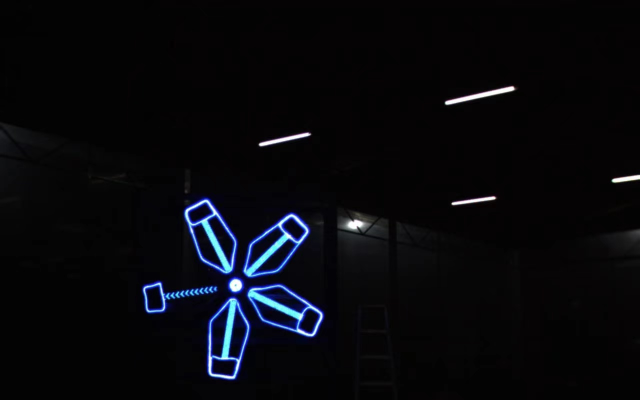
//> input picture opencv/练习/a1/4.jpg, 1280 x 800 px, given in place of the camera (shown at 1/2 size)
$ ./text5   (built with g++ and OpenCV 4)
//> lines starting //> are read from the running program, lines starting //| are printed output that depends on the picture; after the words box and inside, x2 and y2 are one past the last pixel; in counts of white or black regions, pixels touching at a corner belong together
//> further down, frame is the input picture: 800 rows x 1280 cols, CV_8UC3; mean B, G, R 12.6, 8.7, 8
#include<opencv4/opencv2/opencv.hpp>
using namespace cv;
using namespace std;

Mat src_blue,src_red,src_green,frame;

void blue(Mat frame)
{
    cvtColor(frame,src_blue,COLOR_BGR2HSV);
//> src_blue: 800 rows x 1280 cols, CV_8UC3; mean H, S, V 73.5, 55.7, 12.9
    inRange(src_blue,Scalar(90,70,70),Scalar(130,255,255),src_blue);
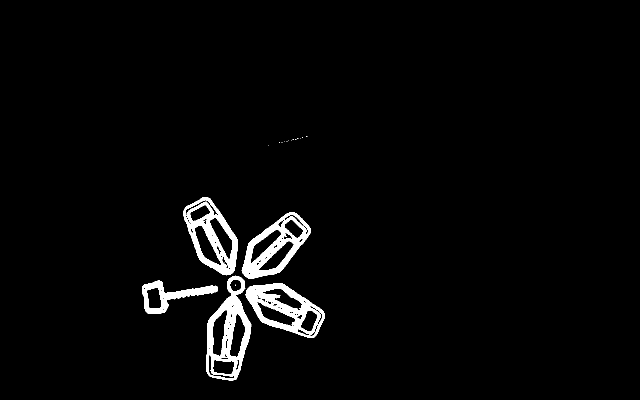
//> src_blue: 800 rows x 1280 cols, CV_8UC1 (shown at 1/2 size); 2.9% white; 21 white regions (16 under 20 px), largest, box (x1, y1, x2, y2) and area: (413, 551, 503, 761) 7290, (491, 566, 650, 676) 6788, (483, 424, 622, 558) 6579, (366, 394, 476, 551) 6259, (284, 561, 436, 628) 3158
    medianBlur(src_blue,src_blue,(3,3));
    Canny(src_blue,src_blue,0,100,3);
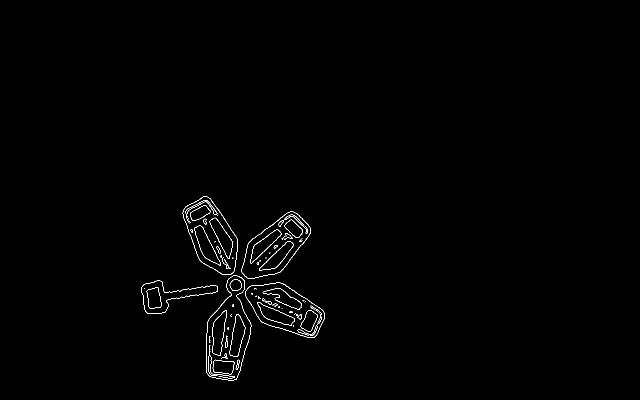
//> src_blue: 800 rows x 1280 cols, CV_8UC1 (shown at 1/2 size); 0.59% white in thin lines or dots, all inside (x1, y1, x2, y2) = (283, 393, 650, 761)
    vector<vector<Point>>contours;
    vector<Vec4i>hierarchy;
    findContours(src_blue,contours,hierarchy,RETR_TREE,CHAIN_APPROX_SIMPLE);
//> contours = 123 contours, 72 with area under 20; largest, box (x1, y1, x2, y2) and area: (412, 551, 503, 761) 12504, (412, 551, 503, 761) 12435, (490, 565, 650, 676) 10963, (490, 565, 650, 676) 10900, (365, 393, 476, 550) 10827
    int area;
    for (size_t i = 0; i < hierarchy.size(); i++)
	{
		approxPolyDP(Mat(contours[i]), contours[i], 5, true);
	    area = contourArea(contours[i]);//计算轮廓面积
	    if (area > 1500)
        {
		    Point2f rect[4];
			RotatedRect box1 = minAreaRect(Mat(contours[i]));//获取最小外接矩阵
			box1.points(rect);  //把最小外接矩形四个端点复制给rect数组
		    for (int j = 0; j < 4; j++)
		    {
			    line(frame, rect[j], rect[(j + 1) % 4], Scalar(0, 255, 0), 2, 8);
            }
        }
    }
//> this loop made 123 passes
//> (area, box1) on passes 1, 2, 40, 41, 45, 46, 70, 71, 97, 98: (10649, centre (568.1, 613.5), size (87.2, 163.5), angle -71.9), (10720, centre (568.7, 613.8), size (86.6, 165.7), angle -71.8), (3812, centre (355.2, 579.5), size (151.9, 63.9), angle -21.8), (3849, centre (354.4, 579.6), size (150.4, 63.5), angle -21.8), (11837, centre (456.7, 654.7), size (209.1, 86.3), angle -74.2), (11889, centre (456.7, 654.6), size (209.1, 86.5), angle -74.9), (10546, centre (548.9, 497.9), size (160.9, 84), angle -37.8), (10253, centre (548.8, 497.8), size (159.2, 82.2), angle -38.1), (10592, centre (423.5, 477.5), size (85.1, 160), angle -33.7), (10620, centre (422.3, 477), size (85.7, 160.6), angle -33.5)
//> area on passes 8, 9, 15, 16, 26, 27: 27, 29, 743, 727, 1347, 1086
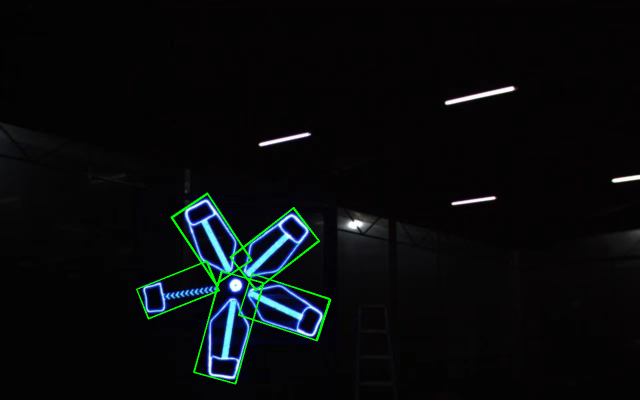
//> frame: 800 rows x 1280 cols, CV_8UC3 (shown at 1/2 size); 0.87% of pixels changed, all inside (x1, y1, x2, y2) = (272, 385, 663, 769)
//> after the loop, contours = 123 contours, 78 with area under 20; largest, box (x1, y1, x2, y2) and area: (413, 551, 503, 761) 11890, (413, 551, 503, 760) 11837, (491, 568, 649, 676) 10720, (491, 565, 650, 676) 10649, (368, 393, 476, 550) 10620
}

void red(Mat frame)
{
    cvtColor(frame,src_red,COLOR_BGR2HSV);
//> src_red: 800 rows x 1280 cols, CV_8UC3; mean H, S, V 73, 56.3, 14.6
    inRange(src_red,Scalar(0,43,46),Scalar(10,255,255),src_red);
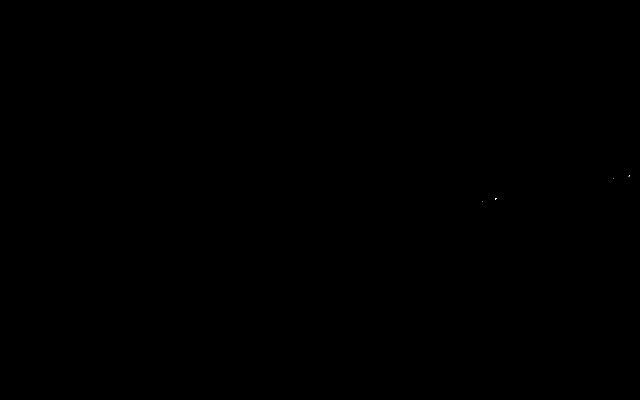
//> src_red: 800 rows x 1280 cols, CV_8UC1 (shown at 1/2 size); 0% white in thin lines or dots, all inside (x1, y1, x2, y2) = (965, 351, 1260, 404)
    medianBlur(src_red,src_red,(3,3));
//> src_red: 800 rows x 1280 cols, CV_8UC1; 0% white in thin lines or dots, all inside (x1, y1, x2, y2) = (991, 397, 993, 398)
    Canny(src_red,src_red,0,100,3);
//> src_red: 800 rows x 1280 cols, CV_8UC1; 0% white in thin lines or dots, all inside (x1, y1, x2, y2) = (990, 396, 993, 399)
    vector<vector<Point>>contours;
    vector<Vec4i>hierarchy;
    findContours(src_red,contours,hierarchy,RETR_TREE,CHAIN_APPROX_SIMPLE);
//> contours = 1 contour, all with area under 20
    int area;
    for (size_t i = 0; i < hierarchy.size(); i++)
	{
		approxPolyDP(Mat(contours[i]), contours[i], 5, true);
		area = contourArea(contours[i]);//计算轮廓面积
		if (area > 1500)
		{
			Point2f rect[4];
			RotatedRect box1 = minAreaRect(Mat(contours[i]));//获取最小外接矩阵
			box1.points(rect);  //把最小外接矩形四个端点复制给rect数组
			for (int j = 0; j < 4; j++)
			{
				line(frame, rect[j], rect[(j + 1) % 4], Scalar(0, 255, 0), 2, 8);
            }
        }
    }
//> this loop made 1 pass
//> area on pass 1: 0
}

void green(Mat frame)
{
    cvtColor(frame,src_green,COLOR_BGR2HSV);
    inRange(src_green,Scalar(35,43,46),Scalar(77,255,255),src_green);
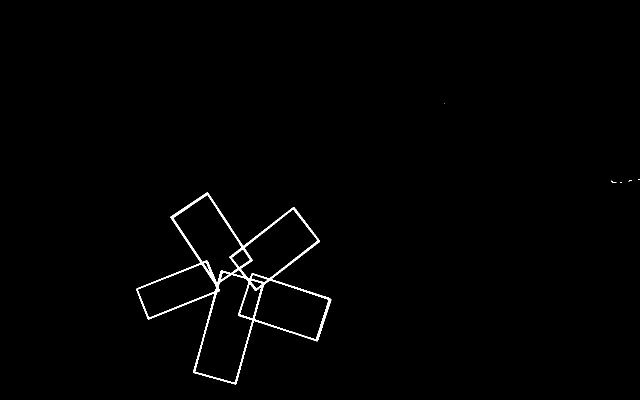
//> src_green: 800 rows x 1280 cols, CV_8UC1 (shown at 1/2 size); 0.88% white; 7 white regions (6 under 20 px), largest, box (x1, y1, x2, y2) and area: (272, 385, 663, 769) 8927
    medianBlur(src_green,src_green,(3,3));
//> src_green: 800 rows x 1280 cols, CV_8UC1; 0.88% white; 3 white regions (2 under 20 px), largest, box (x1, y1, x2, y2) and area: (272, 385, 663, 769) 8975
    Canny(src_green,src_green,0,100,3);
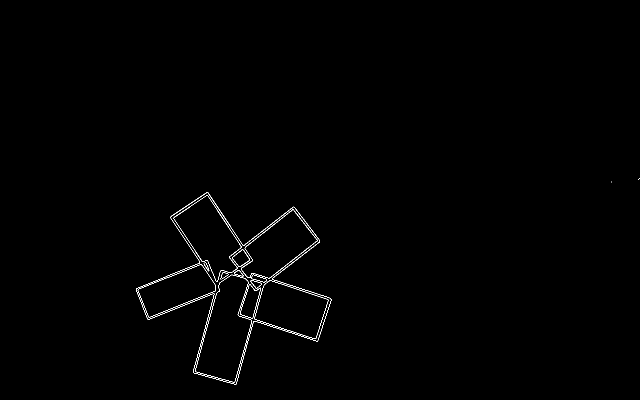
//> src_green: 800 rows x 1280 cols, CV_8UC1 (shown at 1/2 size); 0.47% white in thin lines or dots, all inside (x1, y1, x2, y2) = (272, 357, 1280, 769)
    vector<vector<Point>>contours;
    vector<Vec4i>hierarchy;
    findContours(src_green,contours,hierarchy,RETR_TREE,CHAIN_APPROX_SIMPLE);
//> contours = 29 contours, 5 with area under 20; largest, box (x1, y1, x2, y2) and area: (272, 384, 663, 769) 68239, (272, 384, 663, 769) 68002, (390, 549, 504, 765) 14681, (390, 549, 504, 765) 14666, (347, 390, 483, 564) 11329
    int area;
    for (size_t i = 0; i < hierarchy.size(); i++)
	{
		approxPolyDP(Mat(contours[i]), contours[i], 5, true);
		area = contourArea(contours[i]);//计算轮廓面积
		if (area > 1500)
		{
			Point2f rect[4];
			RotatedRect box1 = minAreaRect(Mat(contours[i]));//获取最小外接矩阵
			box1.points(rect);  //把最小外接矩形四个端点复制给rect数组
			for (int j = 0; j < 4; j++)
			{
				line(frame, rect[j], rect[(j + 1) % 4], Scalar(0, 255, 0), 2, 8);
            }
        }
    }
//> this loop made 29 passes
//> (area, box1) on passes 1, 2, 5, 6, 11, 12, 17, 18, 23, 24: (67959, centre (471.9, 568.3), size (371.4, 370.6), angle -33.9), (67723, centre (472.7, 568.1), size (370.6, 370.2), angle -34.4), (10632, centre (582.3, 617.5), size (83.7, 129.1), angle -72.3), (10482, centre (582.5, 617.5), size (82.2, 129.7), angle -71.6), (14391, centre (456.7, 653.9), size (205.8, 82), angle -74.7), (14343, centre (456.8, 654.1), size (206, 82.3), angle -74.7), (8309, centre (355.5, 580.1), size (147.4, 59.8), angle -20.6), (8359, centre (354.6, 577.8), size (147.5, 61), angle -20.4), (10670, centre (549.5, 498), size (156, 79), angle -37.7), (10580, centre (549.4, 497.7), size (154.8, 78.4), angle -38.2)
//> area on passes 3, 4, 7, 8, 10, 15: 1459, 1404, 125, 121, 84, 80
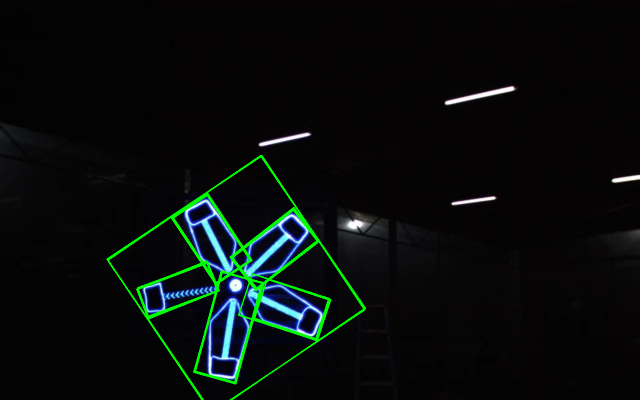
//> frame: 800 rows x 1280 cols, CV_8UC3 (shown at 1/2 size); 0.97% of pixels changed, all inside (x1, y1, x2, y2) = (213, 310, 732, 800)
}

int main()
{
    VideoCapture capture(0);
    while(true)
    {
        Mat frame;
        capture >> frame;

        blue(frame);
        red(frame);
        green(frame);

        imshow("",frame);
        waitKey(30);
    }

    return 0;
}
